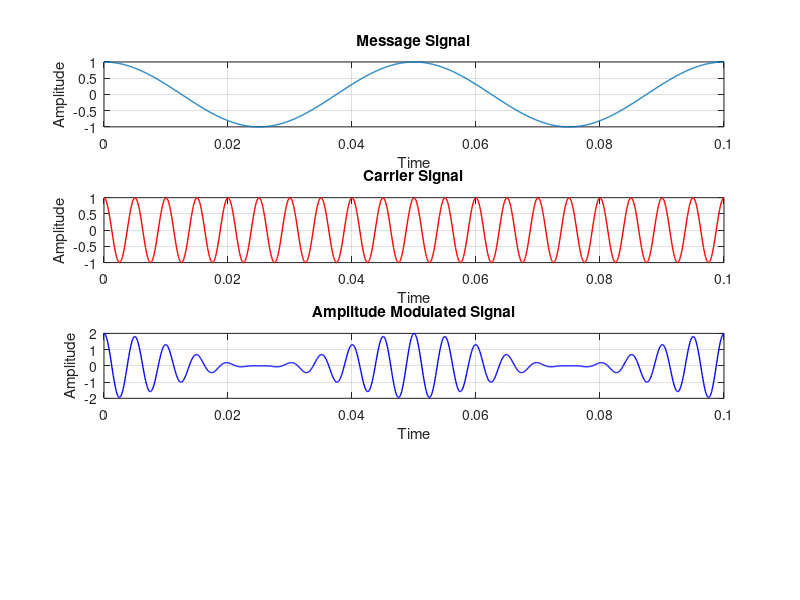

Here is the MATLAB script that generated this plot:
% 1) Amplitude Modulation
clc;
clear all;
close all;

t = 0:0.0001:0.1;

Am = 1; % input('message amplitude, Am = ');
Ac = 1; % input('carrier amplitude, Ac = ');
Fm = 20; % input('message frequency, Fm = ');
Fc = 200; % input('carrier frequency, Fc = ');

Mt = Am * cos(2 * pi * Fm * t); % Message signal
subplot(4,1,1);
plot(t, Mt, 'linewidth', 1);
xlabel('Time');
ylabel('Amplitude');
title('Message Signal');
grid on;

Ct = Ac * cos(2 * pi * Fc * t); % Carrier signal
subplot(4,1,2);
plot(t, Ct, 'r', 'linewidth', 1);
xlabel('Time');
ylabel('Amplitude');
title('Carrier Signal');
grid on;

% Modulated signal
y = (Ac + Mt) .* cos(2 * pi * Fc * t);
subplot(4,1,3);
plot(t, y, 'b', 'linewidth', 1);
xlabel('Time');
ylabel('Amplitude');
title('Amplitude Modulated Signal');
grid on;

% Optional 4th Plot

% demod = abs(y); % Simple envelope detection (rectifier)
% subplot(4,1,4);
% plot(t, demod, 'g', 'linewidth', 1);
% xlabel('Time');
% ylabel('Amplitude');
% title('Demodulated Signal (Envelope)');
% grid on;
